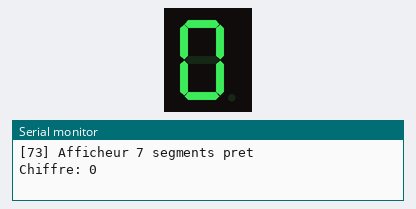
Simulated run of this sketch. Board: Arduino Uno, built with avr-gcc and run on an emulated ATmega328P. On the bench: 1-digit seven-segment display, the last lines printed to the serial monitor. Wiring (inferred from the names in the program): 1-digit 7-segment display, segments lit when HIGH: segments pin 2, pin 3, pin 4, pin 5, pin 6, pin 7, pin 8. The segment pins are drawn as the display they are named for.

Above: at 0.1 s.
At 1.1 s:
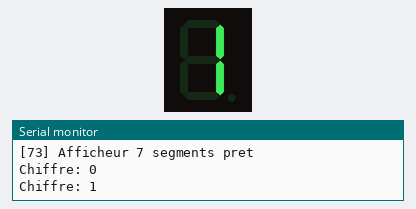
At 2.1 s:
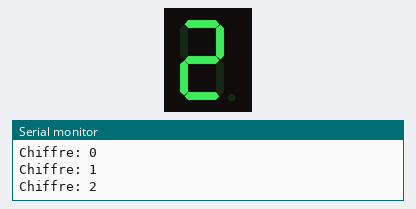
At 4.1 s:
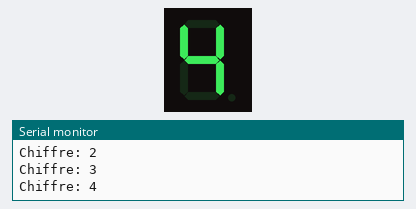
At 6.1 s:
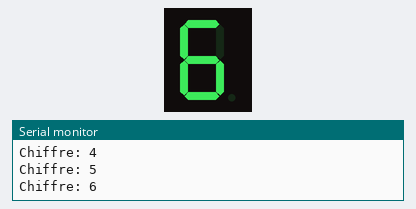
At 9.1 s:
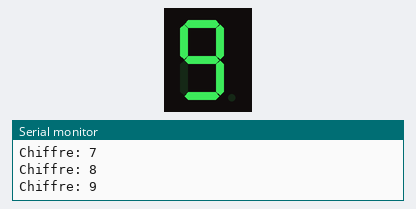

Measured:
- by itself, everything shown: repeats every 10.0 s, in 10 steps
- what the display in image 1 shows lasts 1.0 s, from 1.0 s to 2.0 s

The sketch:

73_Afficheur_7_Segments.ino
```cpp
/*
 * =====================================================================
 *  Arduino Lab Nexus v6.1.0 STABLE  -  Afficheur 7 segments
 * =====================================================================
 *  Explication : Compte de 0 à 9 sur un afficheur 7 segments à cathode commune, sans bibliothèque.
 *  Carte       : Arduino UNO / Nano (ATmega328P) - compatible Mega
 *  Moniteur    : 9600 bauds
 *
 *  Câblage :
 *   Arduino D2     -> Segment a (via 220 ohms)
 *   Arduino D3     -> Segment b (via 220 ohms)
 *   Arduino D4     -> Segment c (via 220 ohms)
 *   Arduino D5     -> Segment d (via 220 ohms)
 *   Arduino D6     -> Segment e (via 220 ohms)
 *   Arduino D7     -> Segment f (via 220 ohms)
 *   Arduino D8     -> Segment g (via 220 ohms)
 *   Arduino GND    -> Cathode commune
 *
 *  Bibliothèques requises (arduino-cli lib install "...") : aucune
 * =====================================================================
 */
// @libs:

// Broches des segments a, b, c, d, e, f, g
const uint8_t SEGMENTS[7] = {2, 3, 4, 5, 6, 7, 8};

// Motifs des chiffres 0 à 9 (bit 0 = a ... bit 6 = g)
const uint8_t CHIFFRES[10] = {
  0x3F, 0x06, 0x5B, 0x4F, 0x66, 0x6D, 0x7D, 0x07, 0x7F, 0x6F
};

// Affiche un chiffre en allumant les segments nécessaires
void afficherChiffre(uint8_t n) {
  for (uint8_t i = 0; i < 7; i++) {
    digitalWrite(SEGMENTS[i], (CHIFFRES[n] >> i) & 1);
  }
}

void setup() {
  for (uint8_t i = 0; i < 7; i++) pinMode(SEGMENTS[i], OUTPUT);
  Serial.begin(9600);
  Serial.println(F("[73] Afficheur 7 segments pret"));
}

void loop() {
  // Compte de 0 à 9
  for (uint8_t n = 0; n < 10; n++) {
    afficherChiffre(n);
    Serial.print(F("Chiffre: ")); Serial.println(n);
    delay(1000);
  }
}
```
